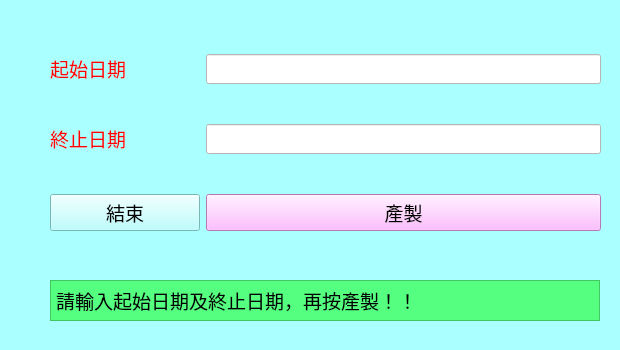
<?xml version="1.0" encoding="UTF-8"?>
<ui version="4.0">
 <class>Form</class>
 <widget class="QWidget" name="Form">
  <property name="geometry">
   <rect>
    <x>0</x>
    <y>0</y>
    <width>620</width>
    <height>350</height>
   </rect>
  </property>
  <property name="minimumSize">
   <size>
    <width>620</width>
    <height>350</height>
   </size>
  </property>
  <property name="font">
   <font>
    <family>微軟正黑體</family>
    <pointsize>14</pointsize>
   </font>
  </property>
  <property name="windowTitle">
   <string>局務會議統計表自動產製作業</string>
  </property>
  <property name="styleSheet">
   <string notr="true">background-color: rgb(170, 255, 255);</string>
  </property>
  <widget class="QWidget" name="verticalLayoutWidget">
   <property name="geometry">
    <rect>
     <x>50</x>
     <y>20</y>
     <width>551</width>
     <height>211</height>
    </rect>
   </property>
   <layout class="QVBoxLayout" name="verticalLayout">
    <item>
     <layout class="QFormLayout" name="formLayout">
      <item row="2" column="0">
       <widget class="QLabel" name="label">
        <property name="minimumSize">
         <size>
          <width>150</width>
          <height>0</height>
         </size>
        </property>
        <property name="font">
         <font>
          <family>微軟正黑體</family>
          <pointsize>14</pointsize>
         </font>
        </property>
        <property name="text">
         <string>&lt;html&gt;&lt;head/&gt;&lt;body&gt;&lt;p&gt;&lt;span style=&quot; font-size:14pt; color:#ff0000;&quot;&gt;起始日期&lt;/span&gt;&lt;/p&gt;&lt;/body&gt;&lt;/html&gt;</string>
        </property>
       </widget>
      </item>
      <item row="2" column="1">
       <widget class="QLineEdit" name="stat_day">
        <property name="minimumSize">
         <size>
          <width>150</width>
          <height>30</height>
         </size>
        </property>
        <property name="styleSheet">
         <string notr="true">background-color: rgb(255, 255, 255);
font: 14pt &quot;微軟正黑體&quot;;</string>
        </property>
        <property name="maxLength">
         <number>7</number>
        </property>
       </widget>
      </item>
      <item row="3" column="1">
       <spacer name="verticalSpacer">
        <property name="orientation">
         <enum>Qt::Vertical</enum>
        </property>
        <property name="sizeHint" stdset="0">
         <size>
          <width>20</width>
          <height>40</height>
         </size>
        </property>
       </spacer>
      </item>
      <item row="5" column="0">
       <widget class="QLabel" name="label_2">
        <property name="minimumSize">
         <size>
          <width>150</width>
          <height>0</height>
         </size>
        </property>
        <property name="font">
         <font>
          <family>微軟正黑體</family>
          <pointsize>14</pointsize>
         </font>
        </property>
        <property name="text">
         <string>&lt;html&gt;&lt;head/&gt;&lt;body&gt;&lt;p&gt;&lt;span style=&quot; font-size:14pt; color:#ff0000;&quot;&gt;終止日期&lt;/span&gt;&lt;/p&gt;&lt;/body&gt;&lt;/html&gt;</string>
        </property>
       </widget>
      </item>
      <item row="5" column="1">
       <widget class="QLineEdit" name="end_day">
        <property name="minimumSize">
         <size>
          <width>150</width>
          <height>30</height>
         </size>
        </property>
        <property name="styleSheet">
         <string notr="true">background-color: rgb(255, 255, 255);
font: 14pt &quot;微軟正黑體&quot;;</string>
        </property>
        <property name="maxLength">
         <number>7</number>
        </property>
       </widget>
      </item>
      <item row="7" column="1">
       <spacer name="verticalSpacer_2">
        <property name="orientation">
         <enum>Qt::Vertical</enum>
        </property>
        <property name="sizeHint" stdset="0">
         <size>
          <width>20</width>
          <height>40</height>
         </size>
        </property>
       </spacer>
      </item>
      <item row="8" column="0">
       <widget class="QPushButton" name="closebtn">
        <property name="minimumSize">
         <size>
          <width>150</width>
          <height>0</height>
         </size>
        </property>
        <property name="font">
         <font>
          <family>微軟正黑體</family>
          <pointsize>14</pointsize>
         </font>
        </property>
        <property name="text">
         <string>結束</string>
        </property>
       </widget>
      </item>
      <item row="8" column="1">
       <widget class="QPushButton" name="exe_btn">
        <property name="font">
         <font>
          <family>微軟正黑體</family>
          <pointsize>14</pointsize>
          <weight>50</weight>
          <italic>false</italic>
          <bold>false</bold>
         </font>
        </property>
        <property name="styleSheet">
         <string notr="true">font: 14pt &quot;微軟正黑體&quot;;
background-color: rgb(255, 170, 255);</string>
        </property>
        <property name="text">
         <string>產製</string>
        </property>
       </widget>
      </item>
      <item row="1" column="1">
       <spacer name="verticalSpacer_4">
        <property name="orientation">
         <enum>Qt::Vertical</enum>
        </property>
        <property name="sizeHint" stdset="0">
         <size>
          <width>20</width>
          <height>40</height>
         </size>
        </property>
       </spacer>
      </item>
     </layout>
    </item>
   </layout>
  </widget>
  <widget class="QLabel" name="show_message">
   <property name="geometry">
    <rect>
     <x>50</x>
     <y>280</y>
     <width>550</width>
     <height>41</height>
    </rect>
   </property>
   <property name="minimumSize">
    <size>
     <width>550</width>
     <height>0</height>
    </size>
   </property>
   <property name="styleSheet">
    <string notr="true">background-color: rgb(85, 255, 127);
font: 14pt &quot;微軟正黑體&quot;;</string>
   </property>
   <property name="frameShape">
    <enum>QFrame::StyledPanel</enum>
   </property>
   <property name="text">
    <string>請輸入起始日期及終止日期，再按產製！！</string>
   </property>
  </widget>
 </widget>
 <resources/>
 <connections>
  <connection>
   <sender>closebtn</sender>
   <signal>clicked()</signal>
   <receiver>Form</receiver>
   <slot>close()</slot>
   <hints>
    <hint type="sourcelabel">
     <x>99</x>
     <y>215</y>
    </hint>
    <hint type="destinationlabel">
     <x>143</x>
     <y>256</y>
    </hint>
   </hints>
  </connection>
 </connections>
</ui>
